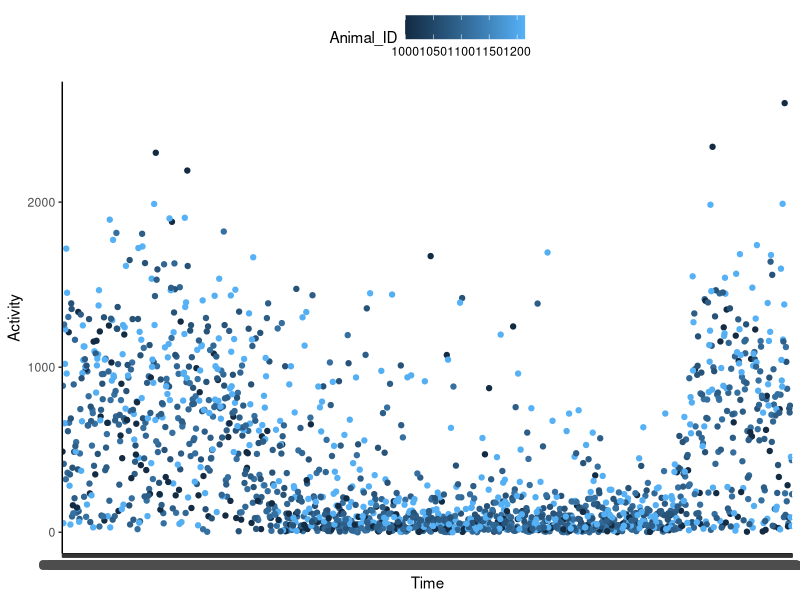
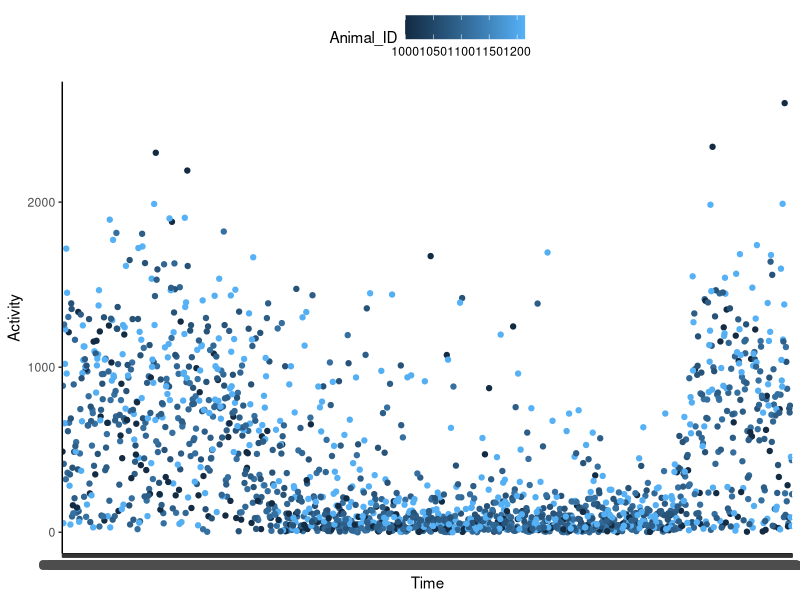

R code for these plots, in order:
## ---- chunk 1
knitr::opts_chunk$set(echo = TRUE)
## ---- chunk 2
library(ggplot2)

lowfat_dehydration <- read.csv("lowfat_dehydration_rep2.csv", stringsAsFactors = TRUE)

View(lowfat_dehydration)

## ---- chunk 3


## ---- chunk 4




activity_plot <- ggplot(data = lowfat_dehydration, aes(x = time, y = Activity, color = Animal_ID)) + geom_point() + theme_classic() + theme(legend.position = 'top') + 
  labs(x = "Time", y = "Activity")

activity_trend <- activity_plot + stat_smooth()
